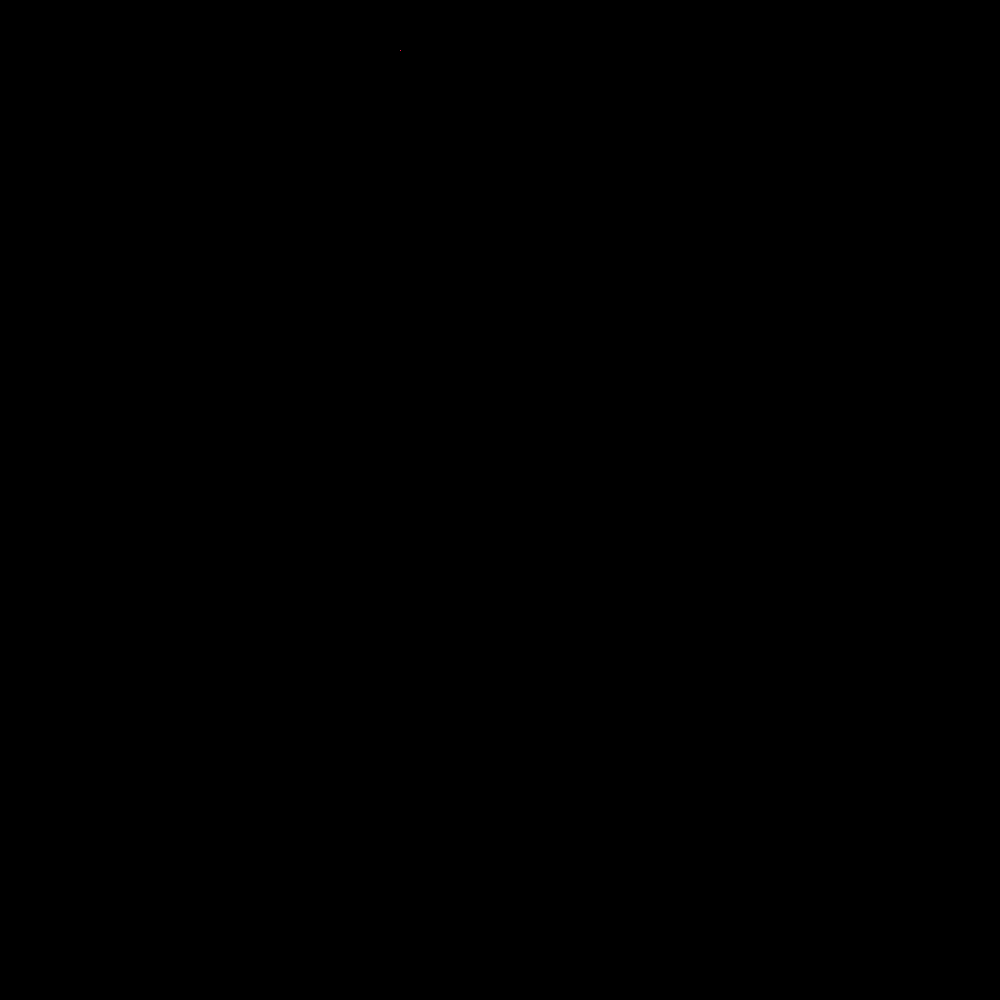
Frame 1 (no input)
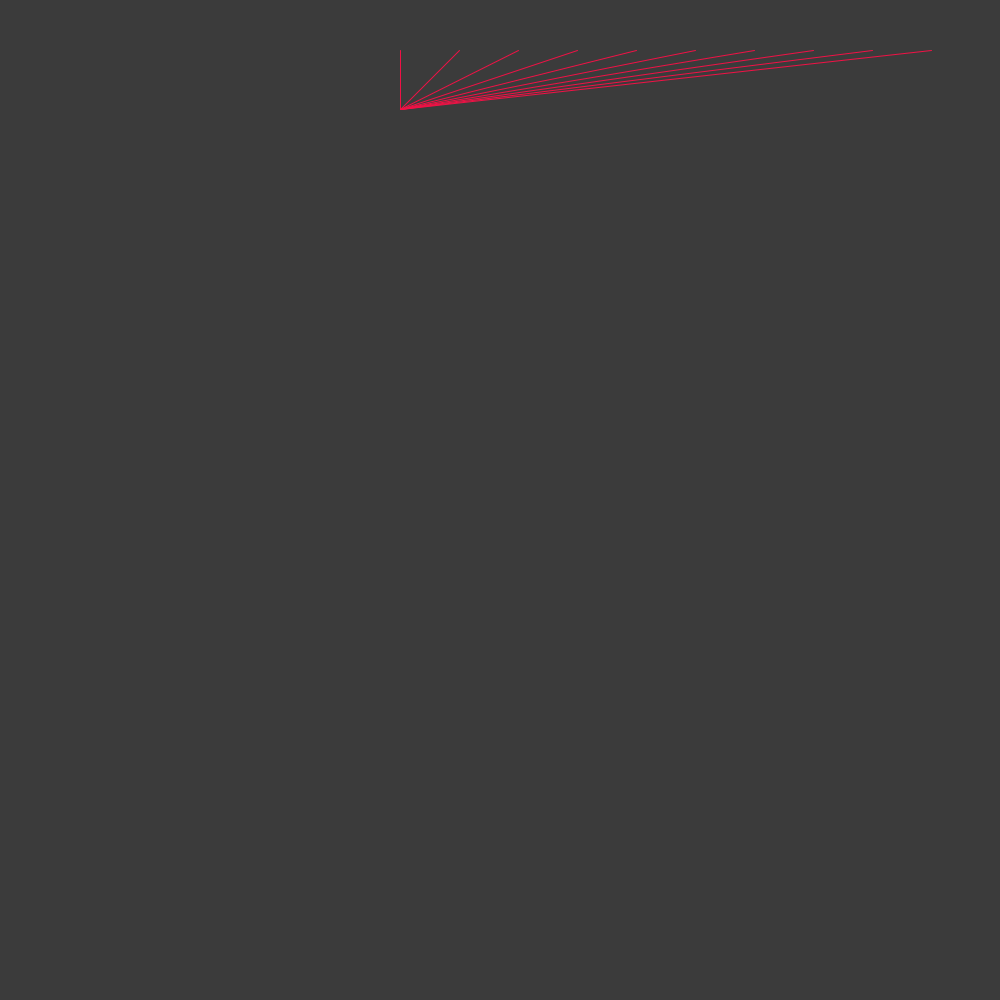
Frame 60 (the mouse pressed at the canvas centre just before this capture)
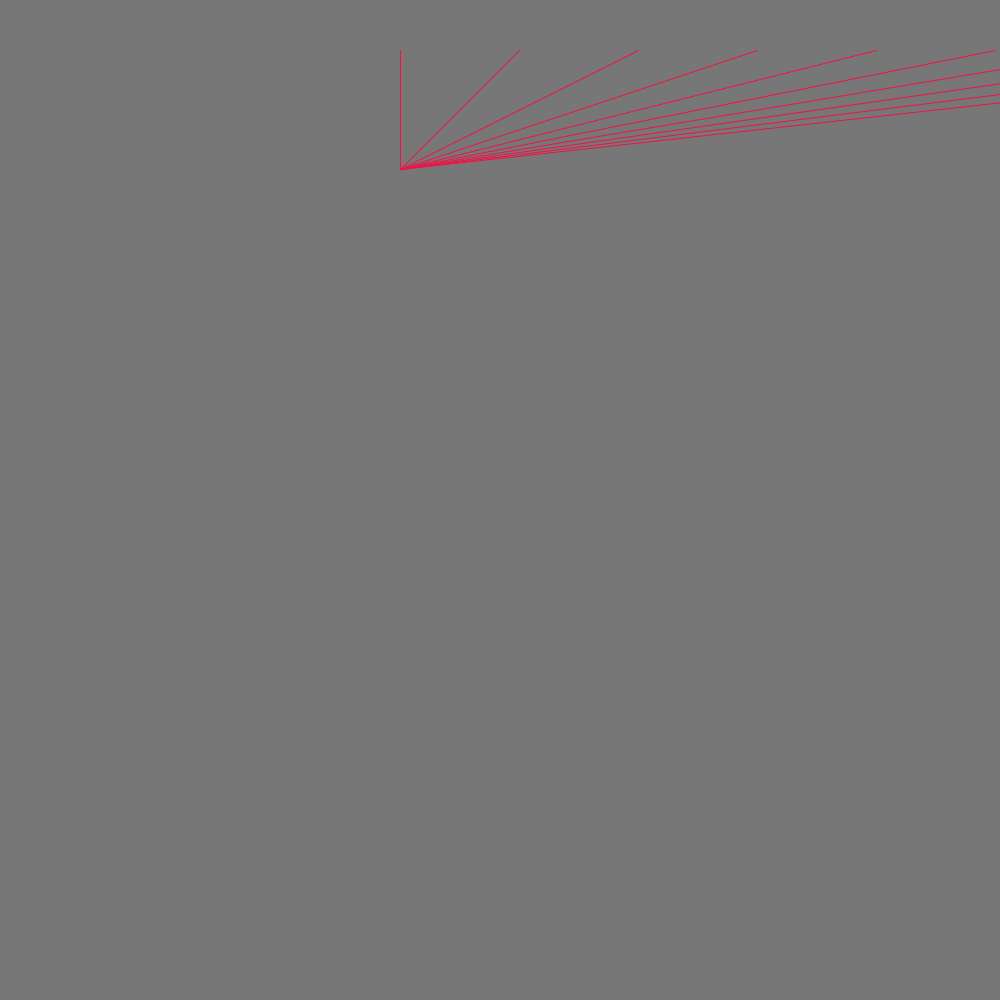
Frame 120 (the mouse held since frame 60 and released just before this capture)

The Processing sketch that drew these frames (run headless with seeded random() and noise(); from frame 60 on, the mouse is pressed at the canvas centre):

// Processing sketch: Sketch2Jueves11Jun
// ── Sketch2Jueves11Jun.pde

int  incremento = 0 ;
int incremento2 = 0;
int incremento3 = 0;





void setup () {
  size(1000,1000);
  
}

void draw (){
  background(incremento,incremento,incremento);
  
  //i = i + 1
  stroke (240,17,69);
  for(int i = 0; i < 10; i++){
    line (400 + i*incremento2,50 +  incremento,400 + i*incremento,50 + i * incremento3);
  }
  
  incremento = incremento  + 1;
  
  if (incremento > 600){
    incremento = 0;
  }
  
  if (incremento2 > 400){
    incremento  = 0;
  }
  
  if (incremento3 > 500){
    incremento = 0;
  }
  
}
